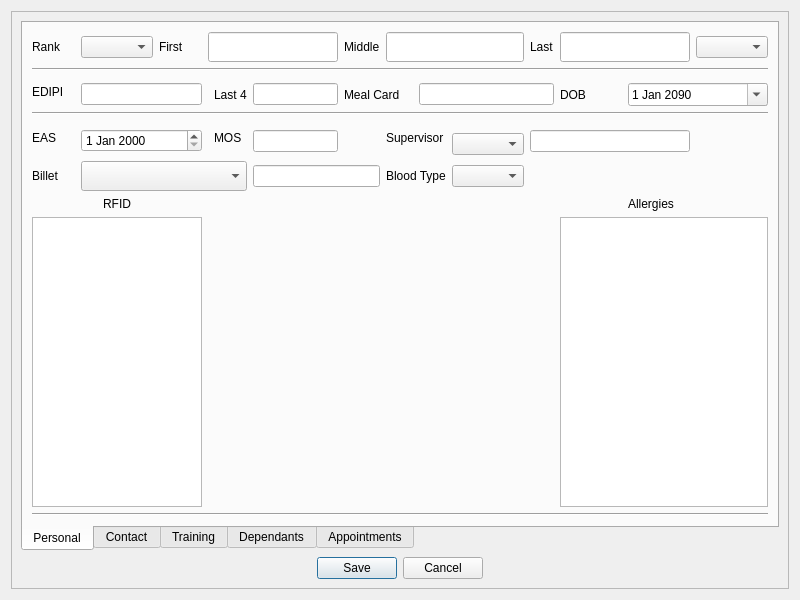
<?xml version="1.0" encoding="UTF-8"?>
<ui version="4.0">
 <class>editProfileDialog</class>
 <widget class="QDialog" name="editProfileDialog">
  <property name="windowModality">
   <enum>Qt::NonModal</enum>
  </property>
  <property name="enabled">
   <bool>true</bool>
  </property>
  <property name="geometry">
   <rect>
    <x>0</x>
    <y>0</y>
    <width>800</width>
    <height>600</height>
   </rect>
  </property>
  <property name="sizePolicy">
   <sizepolicy hsizetype="Preferred" vsizetype="Preferred">
    <horstretch>0</horstretch>
    <verstretch>0</verstretch>
   </sizepolicy>
  </property>
  <property name="minimumSize">
   <size>
    <width>0</width>
    <height>0</height>
   </size>
  </property>
  <property name="maximumSize">
   <size>
    <width>800</width>
    <height>800</height>
   </size>
  </property>
  <property name="windowTitle">
   <string>Edit Profile</string>
  </property>
  <property name="windowIcon">
   <iconset>
    <normaloff>../Pictures/GearIcon.png</normaloff>../Pictures/GearIcon.png</iconset>
  </property>
  <property name="windowFilePath">
   <string/>
  </property>
  <property name="modal">
   <bool>false</bool>
  </property>
  <layout class="QGridLayout" name="gridLayout">
   <property name="sizeConstraint">
    <enum>QLayout::SetDefaultConstraint</enum>
   </property>
   <item row="0" column="1">
    <widget class="QFrame" name="frame">
     <property name="frameShape">
      <enum>QFrame::StyledPanel</enum>
     </property>
     <property name="frameShadow">
      <enum>QFrame::Raised</enum>
     </property>
     <layout class="QGridLayout" name="gridLayout_2">
      <item row="4" column="0">
       <widget class="QDialogButtonBox" name="buttonBox">
        <property name="standardButtons">
         <set>QDialogButtonBox::Cancel|QDialogButtonBox::Save</set>
        </property>
        <property name="centerButtons">
         <bool>true</bool>
        </property>
       </widget>
      </item>
      <item row="1" column="0">
       <widget class="QTabWidget" name="tabWidget">
        <property name="enabled">
         <bool>true</bool>
        </property>
        <property name="tabPosition">
         <enum>QTabWidget::South</enum>
        </property>
        <property name="tabShape">
         <enum>QTabWidget::Rounded</enum>
        </property>
        <property name="currentIndex">
         <number>0</number>
        </property>
        <property name="usesScrollButtons">
         <bool>true</bool>
        </property>
        <widget class="QWidget" name="tab_personal">
         <attribute name="title">
          <string>Personal</string>
         </attribute>
         <layout class="QGridLayout" name="gridLayout_3">
          <item row="0" column="0">
           <widget class="QLabel" name="l_rank">
            <property name="text">
             <string>Rank</string>
            </property>
           </widget>
          </item>
          <item row="0" column="1">
           <widget class="QComboBox" name="rankBox"/>
          </item>
          <item row="0" column="2">
           <widget class="QLabel" name="l_first">
            <property name="text">
             <string>First</string>
            </property>
           </widget>
          </item>
          <item row="0" column="3" colspan="3">
           <widget class="QLineEdit" name="firstEdit">
            <property name="minimumSize">
             <size>
              <width>130</width>
              <height>30</height>
             </size>
            </property>
            <property name="maxLength">
             <number>20</number>
            </property>
           </widget>
          </item>
          <item row="0" column="6">
           <widget class="QLabel" name="l_middle">
            <property name="text">
             <string>Middle</string>
            </property>
           </widget>
          </item>
          <item row="0" column="7" colspan="3">
           <widget class="QLineEdit" name="middleEdit">
            <property name="minimumSize">
             <size>
              <width>130</width>
              <height>30</height>
             </size>
            </property>
            <property name="maxLength">
             <number>20</number>
            </property>
           </widget>
          </item>
          <item row="0" column="10">
           <widget class="QLabel" name="l_last">
            <property name="text">
             <string>Last</string>
            </property>
           </widget>
          </item>
          <item row="0" column="11" colspan="2">
           <widget class="QLineEdit" name="lastEdit">
            <property name="minimumSize">
             <size>
              <width>130</width>
              <height>30</height>
             </size>
            </property>
            <property name="maxLength">
             <number>20</number>
            </property>
           </widget>
          </item>
          <item row="0" column="13">
           <widget class="QComboBox" name="suffixBox"/>
          </item>
          <item row="1" column="0" colspan="14">
           <widget class="Line" name="line">
            <property name="orientation">
             <enum>Qt::Horizontal</enum>
            </property>
           </widget>
          </item>
          <item row="2" column="0" rowspan="2">
           <widget class="QLabel" name="l_edipi">
            <property name="text">
             <string>EDIPI</string>
            </property>
            <property name="margin">
             <number>0</number>
            </property>
           </widget>
          </item>
          <item row="3" column="1" colspan="2">
           <widget class="QLineEdit" name="edipiEdit">
            <property name="maxLength">
             <number>10</number>
            </property>
           </widget>
          </item>
          <item row="3" column="4">
           <widget class="QLabel" name="l_last4">
            <property name="text">
             <string>Last 4</string>
            </property>
            <property name="margin">
             <number>0</number>
            </property>
           </widget>
          </item>
          <item row="3" column="5">
           <widget class="QLineEdit" name="last4Edit">
            <property name="maxLength">
             <number>4</number>
            </property>
           </widget>
          </item>
          <item row="3" column="6" colspan="2">
           <widget class="QLabel" name="l_mealCard">
            <property name="text">
             <string>Meal Card</string>
            </property>
            <property name="margin">
             <number>0</number>
            </property>
           </widget>
          </item>
          <item row="3" column="8" colspan="3">
           <widget class="QLineEdit" name="mealCardEdit">
            <property name="maxLength">
             <number>11</number>
            </property>
           </widget>
          </item>
          <item row="3" column="11">
           <widget class="QLabel" name="l_dob">
            <property name="text">
             <string>DOB</string>
            </property>
            <property name="margin">
             <number>0</number>
            </property>
           </widget>
          </item>
          <item row="3" column="12" colspan="2">
           <widget class="QDateEdit" name="dobEdit">
            <property name="dateTime">
             <datetime>
              <hour>0</hour>
              <minute>0</minute>
              <second>0</second>
              <year>2090</year>
              <month>1</month>
              <day>1</day>
             </datetime>
            </property>
            <property name="date">
             <date>
              <year>2090</year>
              <month>1</month>
              <day>1</day>
             </date>
            </property>
            <property name="calendarPopup">
             <bool>true</bool>
            </property>
           </widget>
          </item>
          <item row="4" column="0" colspan="14">
           <widget class="Line" name="line_2">
            <property name="orientation">
             <enum>Qt::Horizontal</enum>
            </property>
           </widget>
          </item>
          <item row="5" column="0" rowspan="3">
           <widget class="QLabel" name="l_eas">
            <property name="text">
             <string>EAS</string>
            </property>
            <property name="margin">
             <number>0</number>
            </property>
           </widget>
          </item>
          <item row="5" column="4" rowspan="3">
           <widget class="QLabel" name="l_mos">
            <property name="text">
             <string>MOS</string>
            </property>
           </widget>
          </item>
          <item row="5" column="7" rowspan="3" colspan="2">
           <widget class="QLabel" name="l_superRankName">
            <property name="text">
             <string>Supervisor</string>
            </property>
           </widget>
          </item>
          <item row="6" column="1" rowspan="2" colspan="2">
           <widget class="QDateEdit" name="easEdit"/>
          </item>
          <item row="6" column="5" rowspan="2">
           <widget class="QLineEdit" name="mosEdit">
            <property name="maxLength">
             <number>4</number>
            </property>
           </widget>
          </item>
          <item row="6" column="10" rowspan="2" colspan="3">
           <widget class="QLineEdit" name="superLastEdit">
            <property name="maxLength">
             <number>20</number>
            </property>
           </widget>
          </item>
          <item row="7" column="9">
           <widget class="QComboBox" name="superRankBox"/>
          </item>
          <item row="8" column="0">
           <widget class="QLabel" name="l_billet">
            <property name="text">
             <string>Billet</string>
            </property>
           </widget>
          </item>
          <item row="8" column="1" colspan="4">
           <widget class="QComboBox" name="billetBox">
            <property name="minimumSize">
             <size>
              <width>140</width>
              <height>30</height>
             </size>
            </property>
           </widget>
          </item>
          <item row="8" column="5" colspan="2">
           <widget class="QLineEdit" name="billetEdit">
            <property name="enabled">
             <bool>true</bool>
            </property>
            <property name="maxLength">
             <number>20</number>
            </property>
            <property name="readOnly">
             <bool>false</bool>
            </property>
           </widget>
          </item>
          <item row="8" column="7" colspan="2">
           <widget class="QLabel" name="l_blood">
            <property name="text">
             <string>Blood Type</string>
            </property>
           </widget>
          </item>
          <item row="8" column="9">
           <widget class="QComboBox" name="bloodBox"/>
          </item>
          <item row="9" column="1">
           <widget class="QLabel" name="l_rfid">
            <property name="text">
             <string>RFID</string>
            </property>
            <property name="alignment">
             <set>Qt::AlignCenter</set>
            </property>
           </widget>
          </item>
          <item row="10" column="0" colspan="3">
           <widget class="QTextEdit" name="rfidEdit">
            <property name="tabStopWidth">
             <number>30</number>
            </property>
           </widget>
          </item>
          <item row="11" column="0" colspan="14">
           <widget class="Line" name="line_3">
            <property name="enabled">
             <bool>true</bool>
            </property>
            <property name="orientation">
             <enum>Qt::Horizontal</enum>
            </property>
           </widget>
          </item>
          <item row="10" column="11" colspan="3">
           <widget class="QTextEdit" name="allergyEdit"/>
          </item>
          <item row="9" column="12">
           <widget class="QLabel" name="l_allergies">
            <property name="text">
             <string>Allergies</string>
            </property>
           </widget>
          </item>
         </layout>
         <zorder>l_last4</zorder>
         <zorder>l_edipi</zorder>
         <zorder>line</zorder>
         <zorder>dobEdit</zorder>
         <zorder>line_2</zorder>
         <zorder>easEdit</zorder>
         <zorder>l_billet</zorder>
         <zorder>allergyEdit</zorder>
         <zorder>rfidEdit</zorder>
         <zorder>l_rank</zorder>
         <zorder>lastEdit</zorder>
         <zorder>suffixBox</zorder>
         <zorder>mealCardEdit</zorder>
         <zorder>l_last</zorder>
         <zorder>middleEdit</zorder>
         <zorder>rankBox</zorder>
         <zorder>l_first</zorder>
         <zorder>firstEdit</zorder>
         <zorder>l_dob</zorder>
         <zorder>l_mos</zorder>
         <zorder>l_eas</zorder>
         <zorder>mosEdit</zorder>
         <zorder>superRankBox</zorder>
         <zorder>superLastEdit</zorder>
         <zorder>billetBox</zorder>
         <zorder>billetEdit</zorder>
         <zorder>l_blood</zorder>
         <zorder>bloodBox</zorder>
         <zorder>l_rfid</zorder>
         <zorder>l_superRankName</zorder>
         <zorder>l_middle</zorder>
         <zorder>last4Edit</zorder>
         <zorder>l_mealCard</zorder>
         <zorder>edipiEdit</zorder>
         <zorder>line_3</zorder>
         <zorder>l_allergies</zorder>
        </widget>
        <widget class="QWidget" name="tab_contact">
         <attribute name="title">
          <string>Contact</string>
         </attribute>
         <layout class="QGridLayout" name="gridLayout_4">
          <item row="0" column="0">
           <widget class="QLabel" name="l_email">
            <property name="text">
             <string>Email Address</string>
            </property>
            <property name="alignment">
             <set>Qt::AlignCenter</set>
            </property>
           </widget>
          </item>
          <item row="0" column="1">
           <widget class="QLineEdit" name="emailEdit">
            <property name="maxLength">
             <number>50</number>
            </property>
           </widget>
          </item>
          <item row="1" column="0">
           <widget class="QLabel" name="l_homePhone">
            <property name="text">
             <string>Home Phone</string>
            </property>
            <property name="alignment">
             <set>Qt::AlignCenter</set>
            </property>
           </widget>
          </item>
          <item row="1" column="1">
           <widget class="QLineEdit" name="homePhoneEdit">
            <property name="maxLength">
             <number>14</number>
            </property>
           </widget>
          </item>
          <item row="2" column="0">
           <widget class="QLabel" name="l_cell">
            <property name="text">
             <string>Cell Phone</string>
            </property>
            <property name="alignment">
             <set>Qt::AlignCenter</set>
            </property>
           </widget>
          </item>
          <item row="2" column="1">
           <widget class="QLineEdit" name="lineEdit_3">
            <property name="maxLength">
             <number>14</number>
            </property>
           </widget>
          </item>
          <item row="3" column="0">
           <widget class="QLabel" name="l_resident">
            <property name="text">
             <string>Residential Address</string>
            </property>
            <property name="alignment">
             <set>Qt::AlignCenter</set>
            </property>
           </widget>
          </item>
          <item row="3" column="1">
           <widget class="QTextEdit" name="residentialEdit"/>
          </item>
          <item row="4" column="0">
           <widget class="QLabel" name="l_mailing">
            <property name="text">
             <string>Mailing Address</string>
            </property>
            <property name="alignment">
             <set>Qt::AlignCenter</set>
            </property>
           </widget>
          </item>
          <item row="4" column="1">
           <widget class="QTextEdit" name="mailingEdit"/>
          </item>
         </layout>
        </widget>
        <widget class="QWidget" name="tab_training">
         <attribute name="title">
          <string>Training</string>
         </attribute>
         <widget class="QLineEdit" name="pvsSerial">
          <property name="geometry">
           <rect>
            <x>139</x>
            <y>126</y>
            <width>148</width>
            <height>33</height>
           </rect>
          </property>
          <property name="maxLength">
           <number>40</number>
          </property>
         </widget>
         <widget class="QLineEdit" name="rifleSerial">
          <property name="geometry">
           <rect>
            <x>139</x>
            <y>9</y>
            <width>148</width>
            <height>33</height>
           </rect>
          </property>
          <property name="maxLength">
           <number>40</number>
          </property>
         </widget>
         <widget class="QLabel" name="l_rifleSerial">
          <property name="geometry">
           <rect>
            <x>10</x>
            <y>10</y>
            <width>91</width>
            <height>21</height>
           </rect>
          </property>
          <property name="text">
           <string>M16/M4 Serial</string>
          </property>
          <property name="alignment">
           <set>Qt::AlignLeading|Qt::AlignLeft|Qt::AlignVCenter</set>
          </property>
         </widget>
         <widget class="QLineEdit" name="pistolSerial">
          <property name="geometry">
           <rect>
            <x>139</x>
            <y>48</y>
            <width>148</width>
            <height>33</height>
           </rect>
          </property>
          <property name="maxLength">
           <number>40</number>
          </property>
         </widget>
         <widget class="QLabel" name="l_pistolSerial">
          <property name="geometry">
           <rect>
            <x>10</x>
            <y>50</y>
            <width>51</width>
            <height>21</height>
           </rect>
          </property>
          <property name="text">
           <string>M9 Serial</string>
          </property>
          <property name="alignment">
           <set>Qt::AlignLeading|Qt::AlignLeft|Qt::AlignVCenter</set>
          </property>
         </widget>
         <widget class="QLineEdit" name="peqSerial">
          <property name="geometry">
           <rect>
            <x>139</x>
            <y>87</y>
            <width>148</width>
            <height>33</height>
           </rect>
          </property>
          <property name="maxLength">
           <number>40</number>
          </property>
         </widget>
         <widget class="QLabel" name="l_peqSerial">
          <property name="geometry">
           <rect>
            <x>10</x>
            <y>90</y>
            <width>81</width>
            <height>21</height>
           </rect>
          </property>
          <property name="text">
           <string>PEQ-15 Serial</string>
          </property>
          <property name="alignment">
           <set>Qt::AlignLeading|Qt::AlignLeft|Qt::AlignVCenter</set>
          </property>
         </widget>
         <widget class="QLabel" name="l_pvsSerial">
          <property name="geometry">
           <rect>
            <x>10</x>
            <y>130</y>
            <width>91</width>
            <height>21</height>
           </rect>
          </property>
          <property name="text">
           <string>AN/PVS-14 Serial</string>
          </property>
          <property name="alignment">
           <set>Qt::AlignLeading|Qt::AlignLeft|Qt::AlignVCenter</set>
          </property>
         </widget>
         <widget class="QCheckBox" name="mwrapCheck">
          <property name="geometry">
           <rect>
            <x>290</x>
            <y>190</y>
            <width>75</width>
            <height>26</height>
           </rect>
          </property>
          <property name="text">
           <string>MRAP</string>
          </property>
         </widget>
         <widget class="QCheckBox" name="stonCheck">
          <property name="geometry">
           <rect>
            <x>150</x>
            <y>190</y>
            <width>74</width>
            <height>26</height>
           </rect>
          </property>
          <property name="text">
           <string>7-TON</string>
          </property>
         </widget>
         <widget class="QCheckBox" name="hmmwvCheck">
          <property name="geometry">
           <rect>
            <x>10</x>
            <y>190</y>
            <width>93</width>
            <height>26</height>
           </rect>
          </property>
          <property name="text">
           <string>HMMWV</string>
          </property>
         </widget>
         <widget class="QTableWidget" name="tableWidget">
          <property name="geometry">
           <rect>
            <x>440</x>
            <y>260</y>
            <width>311</width>
            <height>221</height>
           </rect>
          </property>
          <property name="columnCount">
           <number>3</number>
          </property>
          <column>
           <property name="text">
            <string>DLPT</string>
           </property>
          </column>
          <column>
           <property name="text">
            <string>Date</string>
           </property>
          </column>
          <column>
           <property name="text">
            <string>Score</string>
           </property>
          </column>
         </widget>
         <widget class="QLineEdit" name="dlptScore">
          <property name="geometry">
           <rect>
            <x>522</x>
            <y>100</y>
            <width>211</width>
            <height>33</height>
           </rect>
          </property>
         </widget>
         <widget class="QLineEdit" name="dlptLanguage">
          <property name="geometry">
           <rect>
            <x>522</x>
            <y>10</y>
            <width>211</width>
            <height>33</height>
           </rect>
          </property>
         </widget>
         <widget class="QDateEdit" name="dlptDate">
          <property name="geometry">
           <rect>
            <x>520</x>
            <y>60</y>
            <width>211</width>
            <height>33</height>
           </rect>
          </property>
          <property name="date">
           <date>
            <year>2015</year>
            <month>1</month>
            <day>1</day>
           </date>
          </property>
          <property name="calendarPopup">
           <bool>true</bool>
          </property>
         </widget>
         <widget class="Line" name="line_4">
          <property name="geometry">
           <rect>
            <x>370</x>
            <y>-10</y>
            <width>20</width>
            <height>501</height>
           </rect>
          </property>
          <property name="orientation">
           <enum>Qt::Vertical</enum>
          </property>
         </widget>
         <widget class="QPushButton" name="buttonRemove">
          <property name="geometry">
           <rect>
            <x>620</x>
            <y>160</y>
            <width>101</width>
            <height>31</height>
           </rect>
          </property>
          <property name="text">
           <string>Remove</string>
          </property>
         </widget>
         <widget class="QPushButton" name="buttonAdd">
          <property name="geometry">
           <rect>
            <x>480</x>
            <y>160</y>
            <width>101</width>
            <height>31</height>
           </rect>
          </property>
          <property name="text">
           <string>Add</string>
          </property>
         </widget>
         <widget class="QLabel" name="l_dlpt_language">
          <property name="geometry">
           <rect>
            <x>390</x>
            <y>10</y>
            <width>121</width>
            <height>31</height>
           </rect>
          </property>
          <property name="text">
           <string>DLPT Language</string>
          </property>
          <property name="alignment">
           <set>Qt::AlignCenter</set>
          </property>
         </widget>
         <widget class="QLabel" name="l_dlpt_date">
          <property name="geometry">
           <rect>
            <x>400</x>
            <y>60</y>
            <width>91</width>
            <height>31</height>
           </rect>
          </property>
          <property name="text">
           <string>DLPT Date</string>
          </property>
          <property name="alignment">
           <set>Qt::AlignCenter</set>
          </property>
         </widget>
         <widget class="QLabel" name="l_dlpt_score">
          <property name="geometry">
           <rect>
            <x>400</x>
            <y>100</y>
            <width>91</width>
            <height>31</height>
           </rect>
          </property>
          <property name="text">
           <string>DLPT Score</string>
          </property>
          <property name="alignment">
           <set>Qt::AlignCenter</set>
          </property>
         </widget>
        </widget>
        <widget class="QWidget" name="tab_dependants">
         <attribute name="title">
          <string>Dependants</string>
         </attribute>
        </widget>
        <widget class="QWidget" name="tab_appointments">
         <attribute name="title">
          <string>Appointments</string>
         </attribute>
        </widget>
       </widget>
      </item>
     </layout>
    </widget>
   </item>
  </layout>
 </widget>
 <resources/>
 <connections/>
</ui>
